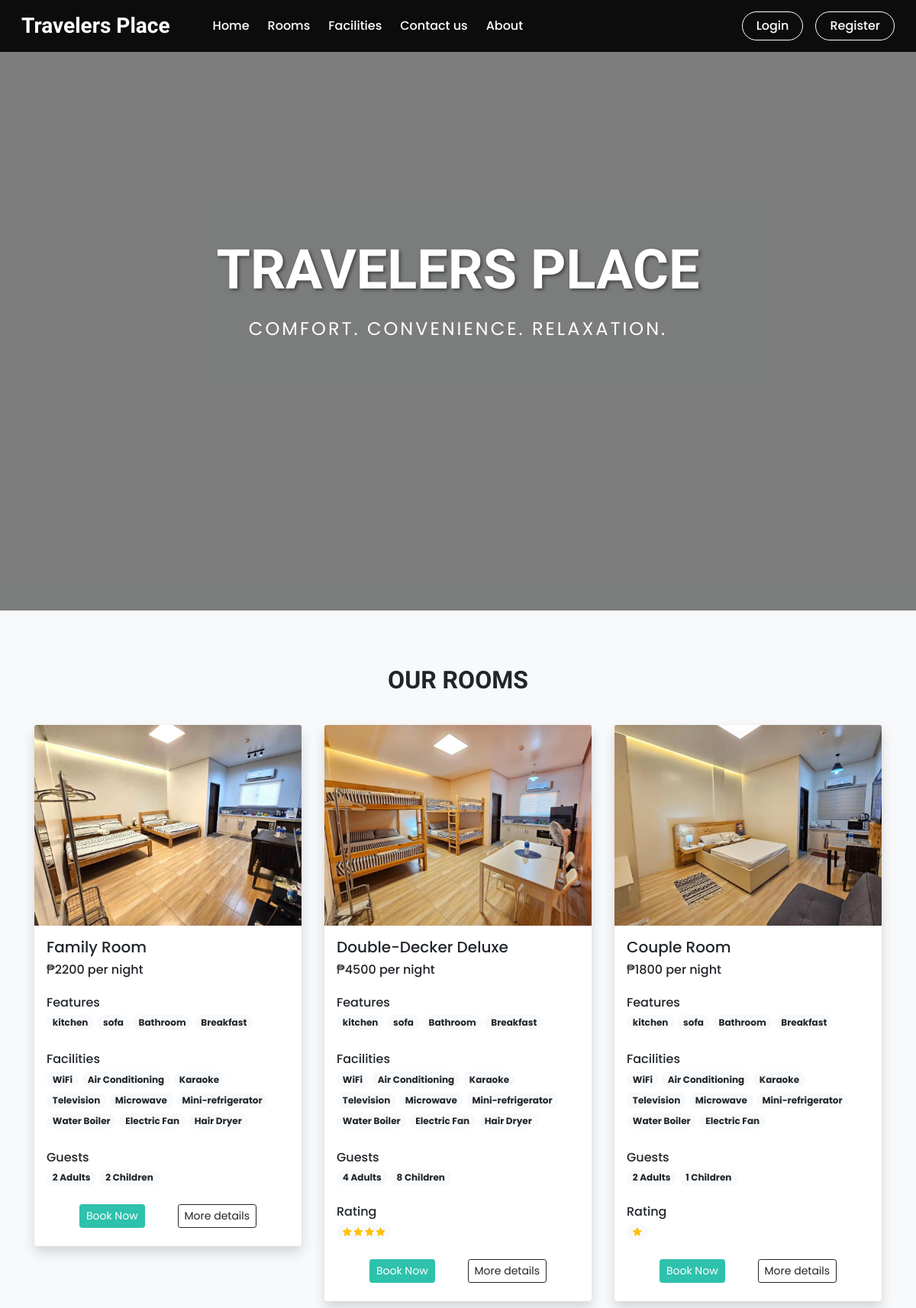
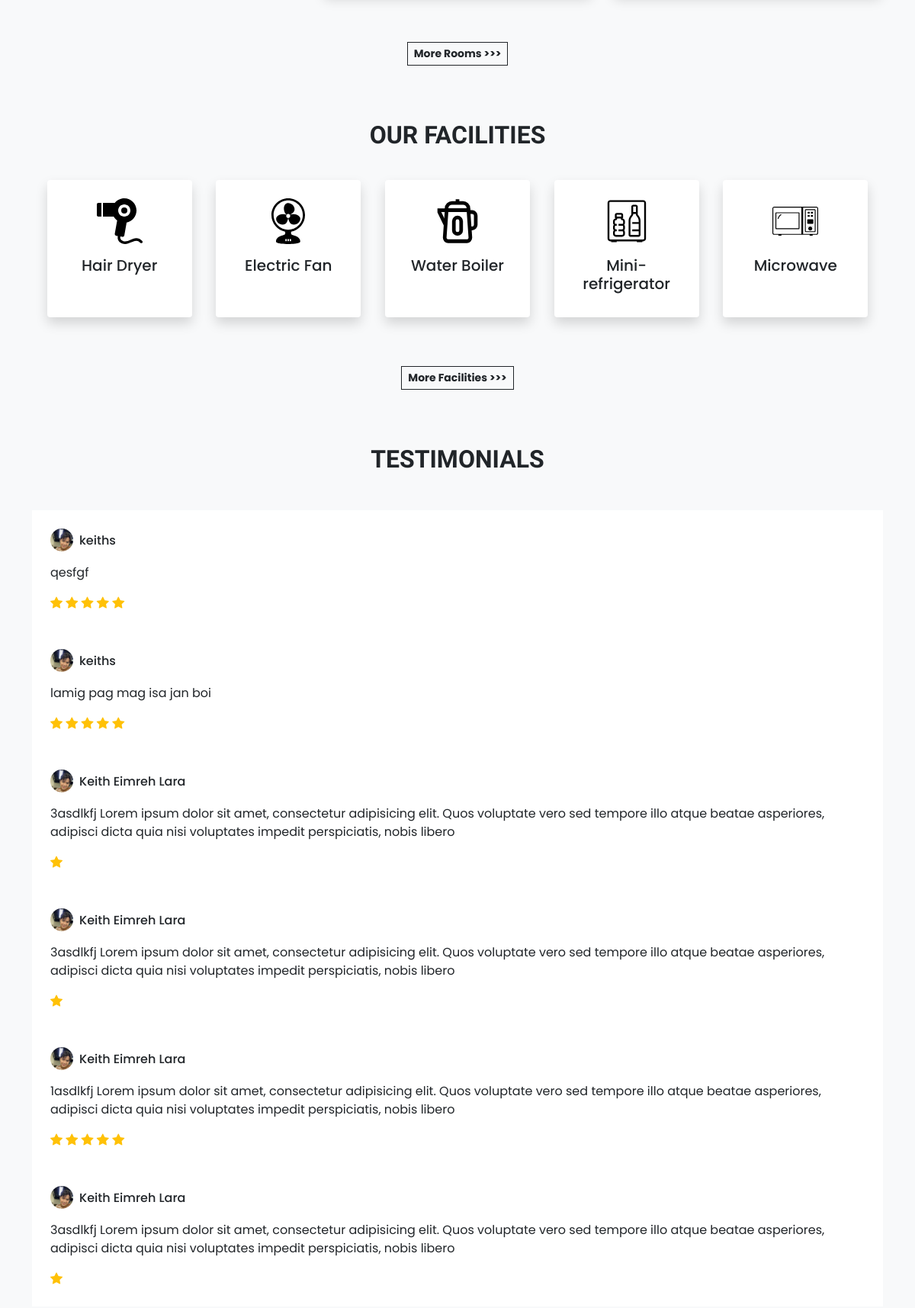
The page / (upper part) on the database its author committed (2 pictures, top to bottom).
### tables this page shows
CREATE TABLE `settings` (
  `sr_no` int(11) NOT NULL AUTO_INCREMENT,
  `site_title` varchar(50) NOT NULL,
  `site_about` varchar(250) NOT NULL,
  `shutdown` tinyint(1) NOT NULL,
  PRIMARY KEY (`sr_no`)
);

CREATE TABLE `rooms` (
  `id` int(11) NOT NULL AUTO_INCREMENT,
  `name` varchar(150) NOT NULL,
  `area` int(11) NOT NULL,
  `price` int(11) NOT NULL,
  `quantity` int(11) NOT NULL,
  `adult` int(11) NOT NULL,
  `children` int(11) NOT NULL,
  `description` varchar(350) NOT NULL,
  `status` tinyint(4) NOT NULL DEFAULT 1,
  `removed` int(11) NOT NULL DEFAULT 0,
  `archived_at` datetime DEFAULT NULL,
  `is_archived` tinyint(1) NOT NULL DEFAULT 0,
  PRIMARY KEY (`id`)
);

CREATE TABLE `room_images` (
  `sr_no` int(11) NOT NULL AUTO_INCREMENT,
  `room_id` int(11) NOT NULL,
  `image` varchar(150) NOT NULL,
  `thumb` tinyint(4) NOT NULL DEFAULT 0,
  PRIMARY KEY (`sr_no`),
  KEY `room_id` (`room_id`),
  CONSTRAINT `room_images_ibfk_1` FOREIGN KEY (`room_id`) REFERENCES `rooms` (`id`)
);

CREATE TABLE `features` (
  `id` int(11) NOT NULL AUTO_INCREMENT,
  `name` varchar(50) NOT NULL,
  PRIMARY KEY (`id`)
);

CREATE TABLE `facilities` (
  `id` int(11) NOT NULL AUTO_INCREMENT,
  `icon` varchar(100) NOT NULL,
  `name` varchar(50) NOT NULL,
  `description` varchar(250) NOT NULL,
  PRIMARY KEY (`id`)
);

CREATE TABLE `rating_review` (
  `sr_no` int(11) NOT NULL AUTO_INCREMENT,
  `booking_id` int(11) NOT NULL,
  `room_id` int(11) NOT NULL,
  `user_id` int(11) NOT NULL,
  `rating` int(11) NOT NULL,
  `review` varchar(200) NOT NULL,
  `seen` int(11) NOT NULL DEFAULT 0,
  `datentime` datetime NOT NULL DEFAULT current_timestamp(),
  PRIMARY KEY (`sr_no`),
  KEY `booking_id` (`booking_id`),
  KEY `room_id` (`room_id`),
  KEY `user_id` (`user_id`),
  CONSTRAINT `rating_review_ibfk_1` FOREIGN KEY (`booking_id`) REFERENCES `booking_order` (`booking_id`),
  CONSTRAINT `rating_review_ibfk_2` FOREIGN KEY (`room_id`) REFERENCES `rooms` (`id`),
  CONSTRAINT `rating_review_ibfk_3` FOREIGN KEY (`user_id`) REFERENCES `user_cred` (`id`)
);

CREATE TABLE `user_cred` (
  `id` int(11) NOT NULL AUTO_INCREMENT,
  `name` varchar(100) NOT NULL,
  `email` varchar(150) NOT NULL,
  `address` varchar(120) NOT NULL,
  `phonenum` varchar(100) NOT NULL,
  `pincode` int(11) NOT NULL,
  `dob` date NOT NULL,
  `profile` varchar(100) NOT NULL,
  `password` varchar(200) NOT NULL,
  `is_verified` int(11) NOT NULL DEFAULT 0,
  `token` varchar(200) DEFAULT NULL,
  `t_expire` date DEFAULT NULL,
  `status` int(11) NOT NULL DEFAULT 1,
  `datentime` datetime NOT NULL DEFAULT current_timestamp(),
  PRIMARY KEY (`id`)
);

### admin/inc/db_config.php (called while the page is built, shortened)
<?php
  function select($sql,$values,$datatypes)
  {
    $con = $GLOBALS['con'];
    if($stmt = mysqli_prepare($con,$sql))
    {
      if(!empty($values)){
        mysqli_stmt_bind_param($stmt,$datatypes,...$values);
      }
      if(mysqli_stmt_execute($stmt)){
        $res = mysqli_stmt_get_result($stmt);
        return $res;
      }
      else{
        mysqli_stmt_close($stmt);
        die("Query cannot be executed - Select");
      }
    }
    else{
      die("Query cannot be prepared - Select");
    }
  }
?>

### index.php (the view, shortened to what this page needs)
<!DOCTYPE html>
<html lang="en">
<head>
  <link  rel="stylesheet" href="https://unpkg.com/swiper@7/swiper-bundle.min.css">
  <?php require('inc/links.php'); ?>
</head>
<body class="bg-light">
  <?php require('inc/header.php'); ?>
  <section class="hero-section">
    <div class="swiper swiper-hero">
    </div>
    <div class="hero-content">
      <h1 class="hero-title">TRAVELERS PLACE</h1>
      <p class="hero-subtitle">Comfort. Convenience. Relaxation.</p>
    </div>
  </section>
  <h2 class="mt-5 pt-4 mb-4 text-center fw-bold h-font">OUR ROOMS</h2>
  <div class="container">
    <div class="row">
      <?php
        $room_res = select("SELECT * FROM `rooms` WHERE `status`=? AND `removed`=? ORDER BY `id` DESC LIMIT 3",[1,0],'ii');
        while($room_data = mysqli_fetch_assoc($room_res))
        {
          $fea_q = mysqli_query($con,"SELECT f.name FROM `features` f
            INNER JOIN `room_features` rfea ON f.id = rfea.features_id
            WHERE rfea.room_id = '$room_data[id]'");
          $features_data = "";
          while($fea_row = mysqli_fetch_assoc($fea_q)){
            $features_data .="<span class='badge rounded-pill bg-light text-dark text-wrap me-1 mb-1'>
              $fea_row[name]
            </span>";
          }
          $fac_q = mysqli_query($con,"SELECT f.name FROM `facilities` f
            INNER JOIN `room_facilities` rfac ON f.id = rfac.facilities_id
            WHERE rfac.room_id = '$room_data[id]'");
          $facilities_data = "";
          while($fac_row = mysqli_fetch_assoc($fac_q)){
            $facilities_data .="<span class='badge rounded-pill bg-light text-dark text-wrap me-1 mb-1'>
              $fac_row[name]
            </span>";
          }
          $room_thumb = ROOMS_IMG_PATH."thumbnail.jpg";
          $thumb_q = mysqli_query($con,"SELECT * FROM `room_images`
            WHERE `room_id`='$room_data[id]'
            AND `thumb`='1'");
          if(mysqli_num_rows($thumb_q)>0){
            $thumb_res = mysqli_fetch_assoc($thumb_q);
            $room_thumb = ROOMS_IMG_PATH.$thumb_res['image'];
          }
          $book_btn = "";
          if(!$settings_r['shutdown']){
            $login=0;
            $book_btn = "<button onclick='checkLoginToBook($login,$room_data[id])' class='btn btn-sm text-white custom-bg shadow-none'>Book Now</button>";
          }
          $rating_q = "SELECT AVG(rating) AS `avg_rating` FROM `rating_review`
            WHERE `room_id`='$room_data[id]' ORDER BY `sr_no` DESC LIMIT 20";
          $rating_res = mysqli_query($con,$rating_q);
          $rating_fetch = mysqli_fetch_assoc($rating_res);
          $rating_data = "";
          if($rating_fetch['avg_rating']!=NULL)
          {
            $rating_data = "<div class='rating mb-4'>
              <h6 class='mb-1'>Rating</h6>
              <span class='badge rounded-pill bg-light'>
            ";
            for($i=0; $i<$rating_fetch['avg_rating']; $i++){
              $rating_data .="<i class='bi bi-star-fill text-warning'></i> ";
            }
            $rating_data .= "</span>
              </div>
            ";
          }
          echo <<<data
            <div class="col-lg-4 col-md-6 my-3">
              <div class="card border-0 shadow" style="max-width: 350px; margin: auto;">
                <img src="$room_thumb" class="card-img-top">
                <div class="card-body">
                  <h5>$room_data[name]</h5>
                  <h6 class="mb-4">₱$room_data[price] per night</h6>
                  <div class="features mb-4">
                    <h6 class="mb-1">Features</h6>
                    $features_data
                  </div>
                  <div class="facilities mb-4">
                    <h6 class="mb-1">Facilities</h6>
                    $facilities_data
                  </div>
                  <div class="guests mb-4">
                    <h6 class="mb-1">Guests</h6>
                    <span class="badge rounded-pill bg-light text-dark text-wrap">
                      $room_data[adult] Adults
                    </span>
                    <span class="badge rounded-pill bg-light text-dark text-wrap">
                      $room_data[children] Children
                    </span>
                  </div>
                  $rating_data
                  <div class="d-flex justify-content-evenly mb-2">
                    $book_btn
                    <a href="room_details.php?id=$room_data[id]" class="btn btn-sm btn-outline-dark shadow-none">More details</a>
                  </div>
                </div>
              </div>
            </div>
          data;
        }
      ?>
      <div class="col-lg-12 text-center mt-5">
        <a href="rooms.php" class="btn btn-sm btn-outline-dark rounded-0 fw-bold shadow-none">More Rooms >>></a>
      </div>
    </div>
  </div>
  <h2 class="mt-5 pt-4 mb-4 text-center fw-bold h-font">OUR FACILITIES</h2>
  <div class="container">
    <div class="row justify-content-evenly px-lg-0 px-md-0 px-5">
      <?php
        $res = mysqli_query($con,"SELECT * FROM `facilities` ORDER BY `id` DESC LIMIT 5");
        $path = FACILITIES_IMG_PATH;
        while($row = mysqli_fetch_assoc($res)){
          echo<<<data
            <div class="col-lg-2 col-md-2 text-center bg-white rounded shadow py-4 my-3">
              <img src="$path$row[icon]" width="60px">
              <h5 class="mt-3">$row[name]</h5>
            </div>
          data;
        }
      ?>
      <div class="col-lg-12 text-center mt-5">
        <a href="facilities.php" class="btn btn-sm btn-outline-dark rounded-0 fw-bold shadow-none">More Facilities >>></a>
      </div>
    </div>
  </div>
  <h2 class="mt-5 pt-4 mb-4 text-center fw-bold h-font">TESTIMONIALS</h2>
  <div class="container mt-5">
    <div class="swiper swiper-testimonials">
      <div class="swiper-wrapper mb-5">
        <?php
          $review_q = "SELECT rr.*,uc.name AS uname, uc.profile, r.name AS rname FROM `rating_review` rr
            INNER JOIN `user_cred` uc ON rr.user_id = uc.id
            INNER JOIN `rooms` r ON rr.room_id = r.id
            ORDER BY `sr_no` DESC LIMIT 6";
          $review_res = mysqli_query($con,$review_q);
          $img_path = USERS_IMG_PATH;
          if(mysqli_num_rows($review_res)==0){
            echo 'No reviews yet!';
          }
          else
          {
            while($row = mysqli_fetch_assoc($review_res))
            {
              $stars = "<i class='bi bi-star-fill text-warning'></i> ";
              for($i=1; $i<$row['rating']; $i++){
                $stars .= " <i class='bi bi-star-fill text-warning'></i>";
              }
              echo<<<slides
                <div class="swiper-slide bg-white p-4">
                  <div class="profile d-flex align-items-center mb-3">
                    <img src="$img_path$row[profile]" class="rounded-circle" loading="lazy" width="30px">
                    <h6 class="m-0 ms-2">$row[uname]</h6>
                  </div>
                  <p>
                    $row[review]
                  </p>
                  <div class="rating">
                    $stars
                  </div>
                </div>
              slides;
            }
          }
        ?>
      </div>
    </div>
  </div>
</body>
</html>

### inc/header.php (shortened to what this page needs)
<nav id="nav-bar" class="navbar navbar-expand-lg navbar-dark px-lg-3 py-lg-2 fixed-top">
  <div class="container-fluid">
    <a class="navbar-brand me-5 fw-bold fs-3 h-font" href="index.php"><?php echo $settings_r['site_title'] ?></a>
    <div class="collapse navbar-collapse" id="navbarSupportedContent">
      <ul class="navbar-nav me-auto mb-2 mb-lg-0">
        <li class="nav-item">
          <a class="nav-link me-2" href="index.php">Home</a>
        </li>
        <li class="nav-item">
          <a class="nav-link me-2" href="rooms.php">Rooms</a>
        </li>
        <li class="nav-item">
          <a class="nav-link me-2" href="facilities.php">Facilities</a>
        </li>
        <li class="nav-item">
          <a class="nav-link me-2" href="contact.php">Contact us</a>
        </li>
        <li class="nav-item">
          <a class="nav-link" href="about.php">About</a>
        </li>
      </ul>
      <div class="d-flex">
        <?php
          if(isset($_SESSION['login']) && $_SESSION['login']==true)
          {
            $path = USERS_IMG_PATH;
            echo<<<data
              <div class="d-flex align-items-center">
                <div class="dropdown me-3">
                  <a class="position-relative text-dark" href="#" role="button" id="notificationDropdown" data-bs-toggle="dropdown" aria-expanded="false">
                    <i class="bi bi-bell fs-5"></i>
                    <span id="notification-badge" class="position-absolute top-0 start-100 translate-middle badge rounded-pill bg-danger" style="display: none; font-size: 0.6rem;">
                      0
                    </span>
                  </a>
                  <ul class="dropdown-menu dropdown-menu-end" aria-labelledby="notificationDropdown">
                    <li><h6 class="dropdown-header">Notifications</h6></li>
                    <li><hr class="dropdown-divider m-0"></li>
                    <div id="notification-dropdown" style="max-height: 300px; overflow-y: auto;">
                      <div class="dropdown-item text-center text-muted py-3">Loading notifications...</div>
                    </div>
                    <li><hr class="dropdown-divider m-0"></li>
                    <li><a class="dropdown-item text-center text-primary" href="user/notifications.php" onclick="var dropdown = bootstrap.Dropdown.getInstance(document.getElementById('notificationDropdown')); if(dropdown) dropdown.hide();">View All Notifications</a></li>
                  </ul>
                </div>
                <div class="btn-group">
                  <button type="button" class="btn btn-outline-dark shadow-none dropdown-toggle" data-bs-toggle="dropdown" data-bs-display="static" aria-expanded="false">
                    <img src="$path$_SESSION[uPic]" style="width: 25px; height: 25px;" class="me-1 rounded-circle">
                    $_SESSION[uName]
                  </button>
                <ul class="dropdown-menu dropdown-menu-lg-end">
                  <li><a class="dropdown-item" href="profile.php">Profile</a></li>
                  <li><a class="dropdown-item" href="bookings.php">Bookings</a></li>
                  <li><a class="dropdown-item" href="notifications.php">Notifications <span id="notification-badge-menu" class="badge bg-danger ms-2">0</span></a></li>
                  <li><a class="dropdown-item" id="logout-link" href="logout.php">Logout</a></li>
                </ul>
              </div>
            data;
          }
          else
          {
            echo<<<data
              <button type="button" class="btn btn-auth shadow-none me-lg-3 me-2" data-bs-toggle="modal" data-bs-target="#loginModal">
                Login
              </button>
              <button type="button" class="btn btn-auth shadow-none" data-bs-toggle="modal" data-bs-target="#registerModal">
                Register
              </button>
            data;
          }
        ?>
      </div>
    </div>
  </div>
</nav>

### rows shown on the page
settings: site_title "Travelers Place"
rooms: room_images.image (picture), name "Family Room", price "2200", adult "2", children "2"
features: name "kitchen"
features: name "sofa"
features: name "Bathroom"
features: name "Breakfast"
facilities: name "WiFi"
facilities: name "Air Conditioning"
facilities: name "Karaoke"
facilities: name "Television"
facilities: name "Microwave", icon (picture)
facilities: name "Mini-refrigerator", icon (picture)
facilities: name "Water Boiler", icon (picture)
facilities: name "Electric Fan", icon (picture)
facilities: name "Hair Dryer", icon (picture)
rooms: room_images.image (picture), name "Double-Decker Deluxe", price "4500", adult "4", children "8", shows "Rating"
rooms: room_images.image (picture), name "Couple Room", price "1800", adult "2", children "1", shows "Rating"
rating_review: user.profile (picture), user.name "keiths", review "qesfgf"
rating_review: user.profile (picture), user.name "keiths", review "lamig pag mag isa jan boi"
rating_review: user.profile (picture), user.name "Keith Eimreh Lara", review "3asdlkfj Lorem ipsum dolor sit amet, consectetur adipisicing elit. Quos voluptate vero sed tempore illo atque beatae asperiores, adipisci dicta quia nisi voluptates impedit perspiciatis, nobis libero"
rating_review: user.profile (picture), user.name "Keith Eimreh Lara", review "3asdlkfj Lorem ipsum dolor sit amet, consectetur adipisicing elit. Quos voluptate vero sed tempore illo atque beatae asperiores, adipisci dicta quia nisi voluptates impedit perspiciatis, nobis libero"
rating_review: user.profile (picture), user.name "Keith Eimreh Lara", review "1asdlkfj Lorem ipsum dolor sit amet, consectetur adipisicing elit. Quos voluptate vero sed tempore illo atque beatae asperiores, adipisci dicta quia nisi voluptates impedit perspiciatis, nobis libero"
rating_review: user.profile (picture), user.name "Keith Eimreh Lara", review "3asdlkfj Lorem ipsum dolor sit amet, consectetur adipisicing elit. Quos voluptate vero sed tempore illo atque beatae asperiores, adipisci dicta quia nisi voluptates impedit perspiciatis, nobis libero"
